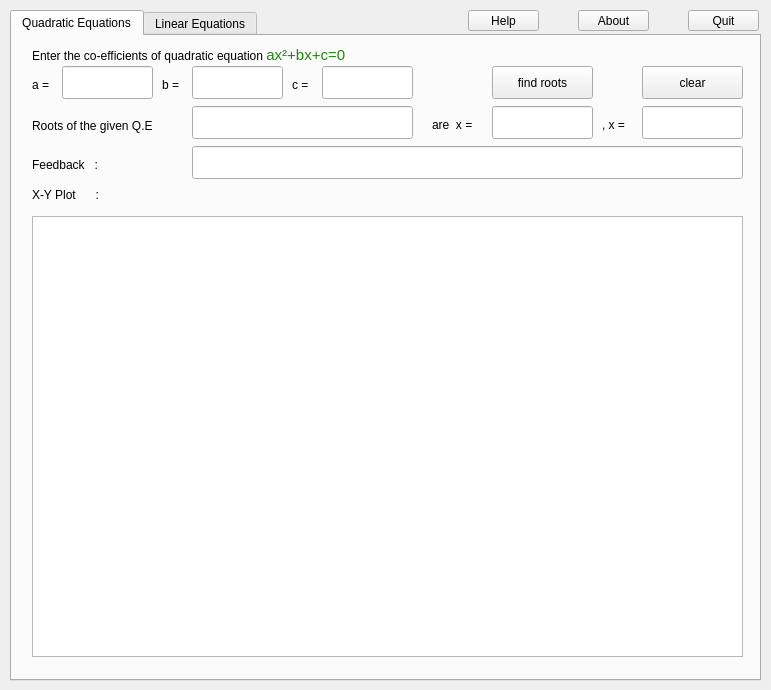
<?xml version="1.0" encoding="UTF-8"?>
<ui version="4.0">
 <class>MainWindow</class>
 <widget class="QMainWindow" name="MainWindow">
  <property name="geometry">
   <rect>
    <x>0</x>
    <y>0</y>
    <width>771</width>
    <height>690</height>
   </rect>
  </property>
  <property name="minimumSize">
   <size>
    <width>771</width>
    <height>690</height>
   </size>
  </property>
  <property name="maximumSize">
   <size>
    <width>771</width>
    <height>690</height>
   </size>
  </property>
  <property name="windowTitle">
   <string>calci</string>
  </property>
  <property name="windowIcon">
   <iconset>
    <normaloff>icon.png</normaloff>icon.png</iconset>
  </property>
  <property name="tabShape">
   <enum>QTabWidget::Rounded</enum>
  </property>
  <widget class="QWidget" name="centralWidget">
   <widget class="QTabWidget" name="tabWidget">
    <property name="geometry">
     <rect>
      <x>10</x>
      <y>10</y>
      <width>751</width>
      <height>671</height>
     </rect>
    </property>
    <property name="currentIndex">
     <number>0</number>
    </property>
    <widget class="QWidget" name="tab1">
     <attribute name="title">
      <string>Quadratic Equations</string>
     </attribute>
     <widget class="QLabel" name="label">
      <property name="geometry">
       <rect>
        <x>20</x>
        <y>10</y>
        <width>411</width>
        <height>17</height>
       </rect>
      </property>
      <property name="text">
       <string>&lt;html&gt;&lt;head/&gt;&lt;body&gt;&lt;p&gt;Enter the co-efficients of quadratic equation &lt;span style=&quot; font-size:11pt; color:#22840c;&quot;&gt;ax²+bx+c=0&lt;/span&gt;&lt;/p&gt;&lt;/body&gt;&lt;/html&gt;</string>
      </property>
     </widget>
     <widget class="QPushButton" name="btn_fr">
      <property name="geometry">
       <rect>
        <x>480</x>
        <y>30</y>
        <width>101</width>
        <height>33</height>
       </rect>
      </property>
      <property name="text">
       <string>find roots</string>
      </property>
     </widget>
     <widget class="QLabel" name="lb_fb">
      <property name="geometry">
       <rect>
        <x>20</x>
        <y>120</y>
        <width>161</width>
        <height>17</height>
       </rect>
      </property>
      <property name="text">
       <string>Feedback   :</string>
      </property>
     </widget>
     <widget class="QLabel" name="label_2">
      <property name="geometry">
       <rect>
        <x>20</x>
        <y>40</y>
        <width>31</width>
        <height>17</height>
       </rect>
      </property>
      <property name="text">
       <string>a =</string>
      </property>
     </widget>
     <widget class="QLineEdit" name="ln_a">
      <property name="geometry">
       <rect>
        <x>50</x>
        <y>30</y>
        <width>91</width>
        <height>33</height>
       </rect>
      </property>
      <property name="alignment">
       <set>Qt::AlignCenter</set>
      </property>
     </widget>
     <widget class="QLineEdit" name="ln_b">
      <property name="geometry">
       <rect>
        <x>180</x>
        <y>30</y>
        <width>91</width>
        <height>33</height>
       </rect>
      </property>
      <property name="alignment">
       <set>Qt::AlignCenter</set>
      </property>
     </widget>
     <widget class="QLineEdit" name="ln_c">
      <property name="geometry">
       <rect>
        <x>310</x>
        <y>30</y>
        <width>91</width>
        <height>33</height>
       </rect>
      </property>
      <property name="alignment">
       <set>Qt::AlignCenter</set>
      </property>
     </widget>
     <widget class="QLabel" name="lb_x2">
      <property name="geometry">
       <rect>
        <x>590</x>
        <y>80</y>
        <width>31</width>
        <height>17</height>
       </rect>
      </property>
      <property name="text">
       <string>, x =</string>
      </property>
     </widget>
     <widget class="QLabel" name="label_6">
      <property name="geometry">
       <rect>
        <x>280</x>
        <y>40</y>
        <width>31</width>
        <height>17</height>
       </rect>
      </property>
      <property name="text">
       <string>c =</string>
      </property>
     </widget>
     <widget class="QLabel" name="label_5">
      <property name="geometry">
       <rect>
        <x>150</x>
        <y>40</y>
        <width>31</width>
        <height>17</height>
       </rect>
      </property>
      <property name="text">
       <string>b =</string>
      </property>
     </widget>
     <widget class="QLineEdit" name="ln_info">
      <property name="geometry">
       <rect>
        <x>180</x>
        <y>110</y>
        <width>551</width>
        <height>33</height>
       </rect>
      </property>
      <property name="alignment">
       <set>Qt::AlignCenter</set>
      </property>
      <property name="readOnly">
       <bool>true</bool>
      </property>
     </widget>
     <widget class="QLineEdit" name="ln_qe">
      <property name="geometry">
       <rect>
        <x>180</x>
        <y>70</y>
        <width>221</width>
        <height>33</height>
       </rect>
      </property>
      <property name="alignment">
       <set>Qt::AlignCenter</set>
      </property>
      <property name="readOnly">
       <bool>true</bool>
      </property>
     </widget>
     <widget class="QLabel" name="lb">
      <property name="geometry">
       <rect>
        <x>20</x>
        <y>80</y>
        <width>161</width>
        <height>20</height>
       </rect>
      </property>
      <property name="text">
       <string>Roots of the given Q.E </string>
      </property>
     </widget>
     <widget class="QLabel" name="label_4">
      <property name="geometry">
       <rect>
        <x>20</x>
        <y>150</y>
        <width>81</width>
        <height>17</height>
       </rect>
      </property>
      <property name="text">
       <string>X-Y Plot      :</string>
      </property>
     </widget>
     <widget class="QLineEdit" name="ln_root1">
      <property name="geometry">
       <rect>
        <x>480</x>
        <y>70</y>
        <width>101</width>
        <height>33</height>
       </rect>
      </property>
      <property name="alignment">
       <set>Qt::AlignCenter</set>
      </property>
      <property name="readOnly">
       <bool>true</bool>
      </property>
     </widget>
     <widget class="QLabel" name="label_3">
      <property name="geometry">
       <rect>
        <x>420</x>
        <y>80</y>
        <width>61</width>
        <height>17</height>
       </rect>
      </property>
      <property name="text">
       <string>are  x =</string>
      </property>
     </widget>
     <widget class="QPushButton" name="btn_clr">
      <property name="geometry">
       <rect>
        <x>630</x>
        <y>30</y>
        <width>101</width>
        <height>33</height>
       </rect>
      </property>
      <property name="text">
       <string>clear</string>
      </property>
     </widget>
     <widget class="QLineEdit" name="ln_root2">
      <property name="geometry">
       <rect>
        <x>630</x>
        <y>70</y>
        <width>101</width>
        <height>33</height>
       </rect>
      </property>
      <property name="alignment">
       <set>Qt::AlignCenter</set>
      </property>
      <property name="readOnly">
       <bool>true</bool>
      </property>
     </widget>
     <widget class="GraphicsLayoutWidget" name="graphicsView">
      <property name="geometry">
       <rect>
        <x>20</x>
        <y>180</y>
        <width>711</width>
        <height>441</height>
       </rect>
      </property>
     </widget>
    </widget>
    <widget class="QWidget" name="tab2">
     <attribute name="title">
      <string>Linear Equations</string>
     </attribute>
     <widget class="QLabel" name="label_8">
      <property name="geometry">
       <rect>
        <x>20</x>
        <y>10</y>
        <width>491</width>
        <height>17</height>
       </rect>
      </property>
      <property name="text">
       <string>&lt;html&gt;&lt;head/&gt;&lt;body&gt;&lt;p&gt;Enter the co-efficients of linear equations  &lt;span style=&quot; font-size:11pt; color:#1a9511;&quot;&gt;a&lt;/span&gt;&lt;span style=&quot; font-size:11pt; color:#1a9511; vertical-align:sub;&quot;&gt;1&lt;/span&gt;&lt;span style=&quot; font-size:11pt; color:#1a9511;&quot;&gt;x+b&lt;/span&gt;&lt;span style=&quot; font-size:11pt; color:#1a9511; vertical-align:sub;&quot;&gt;1&lt;/span&gt;&lt;span style=&quot; font-size:11pt; color:#1a9511;&quot;&gt;y = c&lt;/span&gt;&lt;span style=&quot; font-size:11pt; color:#1a9511; vertical-align:sub;&quot;&gt;1&lt;/span&gt;  and  &lt;span style=&quot; font-size:11pt; color:#ee1166;&quot;&gt;a&lt;/span&gt;&lt;span style=&quot; font-size:11pt; color:#ee1166; vertical-align:sub;&quot;&gt;2&lt;/span&gt;&lt;span style=&quot; font-size:11pt; color:#ee1166;&quot;&gt;x+b&lt;/span&gt;&lt;span style=&quot; font-size:11pt; color:#ee1166; vertical-align:sub;&quot;&gt;2&lt;/span&gt;&lt;span style=&quot; font-size:11pt; color:#ee1166;&quot;&gt;y = c&lt;/span&gt;&lt;span style=&quot; font-size:11pt; color:#ee1166; vertical-align:sub;&quot;&gt;2&lt;/span&gt;&lt;/p&gt;&lt;/body&gt;&lt;/html&gt;</string>
      </property>
     </widget>
     <widget class="QLabel" name="label_9">
      <property name="geometry">
       <rect>
        <x>20</x>
        <y>50</y>
        <width>31</width>
        <height>17</height>
       </rect>
      </property>
      <property name="text">
       <string>a1 =</string>
      </property>
     </widget>
     <widget class="QLabel" name="label_10">
      <property name="geometry">
       <rect>
        <x>200</x>
        <y>50</y>
        <width>31</width>
        <height>17</height>
       </rect>
      </property>
      <property name="text">
       <string>b1 =</string>
      </property>
     </widget>
     <widget class="QLabel" name="label_11">
      <property name="geometry">
       <rect>
        <x>380</x>
        <y>50</y>
        <width>31</width>
        <height>17</height>
       </rect>
      </property>
      <property name="text">
       <string>c1 =</string>
      </property>
     </widget>
     <widget class="QLineEdit" name="ln_2v_a1">
      <property name="geometry">
       <rect>
        <x>60</x>
        <y>40</y>
        <width>91</width>
        <height>33</height>
       </rect>
      </property>
      <property name="text">
       <string/>
      </property>
      <property name="alignment">
       <set>Qt::AlignCenter</set>
      </property>
     </widget>
     <widget class="QLineEdit" name="ln_2v_b1">
      <property name="geometry">
       <rect>
        <x>240</x>
        <y>40</y>
        <width>91</width>
        <height>33</height>
       </rect>
      </property>
      <property name="alignment">
       <set>Qt::AlignCenter</set>
      </property>
     </widget>
     <widget class="QLineEdit" name="ln_2v_c1">
      <property name="geometry">
       <rect>
        <x>420</x>
        <y>40</y>
        <width>91</width>
        <height>33</height>
       </rect>
      </property>
      <property name="alignment">
       <set>Qt::AlignCenter</set>
      </property>
     </widget>
     <widget class="QLineEdit" name="ln_2v_a2">
      <property name="geometry">
       <rect>
        <x>60</x>
        <y>80</y>
        <width>91</width>
        <height>33</height>
       </rect>
      </property>
      <property name="alignment">
       <set>Qt::AlignCenter</set>
      </property>
     </widget>
     <widget class="QLineEdit" name="ln_2v_b2">
      <property name="geometry">
       <rect>
        <x>240</x>
        <y>80</y>
        <width>91</width>
        <height>33</height>
       </rect>
      </property>
      <property name="alignment">
       <set>Qt::AlignCenter</set>
      </property>
     </widget>
     <widget class="QLineEdit" name="ln_2v_c2">
      <property name="geometry">
       <rect>
        <x>420</x>
        <y>80</y>
        <width>91</width>
        <height>33</height>
       </rect>
      </property>
      <property name="alignment">
       <set>Qt::AlignCenter</set>
      </property>
     </widget>
     <widget class="QLabel" name="label_12">
      <property name="geometry">
       <rect>
        <x>20</x>
        <y>90</y>
        <width>31</width>
        <height>17</height>
       </rect>
      </property>
      <property name="text">
       <string>a2 =</string>
      </property>
     </widget>
     <widget class="QLabel" name="label_13">
      <property name="geometry">
       <rect>
        <x>200</x>
        <y>90</y>
        <width>31</width>
        <height>17</height>
       </rect>
      </property>
      <property name="text">
       <string>b2 =</string>
      </property>
     </widget>
     <widget class="QLabel" name="label_14">
      <property name="geometry">
       <rect>
        <x>380</x>
        <y>90</y>
        <width>31</width>
        <height>17</height>
       </rect>
      </property>
      <property name="text">
       <string>c2 =</string>
      </property>
     </widget>
     <widget class="QLabel" name="label_15">
      <property name="geometry">
       <rect>
        <x>20</x>
        <y>130</y>
        <width>161</width>
        <height>17</height>
       </rect>
      </property>
      <property name="text">
       <string>Solution of Given L.E's </string>
      </property>
     </widget>
     <widget class="QLineEdit" name="ln_2v_eq1">
      <property name="geometry">
       <rect>
        <x>190</x>
        <y>120</y>
        <width>141</width>
        <height>33</height>
       </rect>
      </property>
      <property name="alignment">
       <set>Qt::AlignCenter</set>
      </property>
      <property name="readOnly">
       <bool>true</bool>
      </property>
     </widget>
     <widget class="QLabel" name="label_16">
      <property name="geometry">
       <rect>
        <x>340</x>
        <y>130</y>
        <width>31</width>
        <height>17</height>
       </rect>
      </property>
      <property name="text">
       <string>and</string>
      </property>
     </widget>
     <widget class="QLineEdit" name="ln_2v_eq2">
      <property name="geometry">
       <rect>
        <x>370</x>
        <y>120</y>
        <width>141</width>
        <height>33</height>
       </rect>
      </property>
      <property name="alignment">
       <set>Qt::AlignCenter</set>
      </property>
      <property name="readOnly">
       <bool>true</bool>
      </property>
     </widget>
     <widget class="QLabel" name="label_17">
      <property name="geometry">
       <rect>
        <x>520</x>
        <y>130</y>
        <width>21</width>
        <height>17</height>
       </rect>
      </property>
      <property name="text">
       <string>=&gt;</string>
      </property>
     </widget>
     <widget class="QPushButton" name="btn_fs">
      <property name="geometry">
       <rect>
        <x>610</x>
        <y>40</y>
        <width>121</width>
        <height>33</height>
       </rect>
      </property>
      <property name="text">
       <string>Find Solution</string>
      </property>
     </widget>
     <widget class="QPushButton" name="btn_clr2">
      <property name="geometry">
       <rect>
        <x>610</x>
        <y>80</y>
        <width>121</width>
        <height>33</height>
       </rect>
      </property>
      <property name="text">
       <string>Clear</string>
      </property>
     </widget>
     <widget class="QLabel" name="label_18">
      <property name="geometry">
       <rect>
        <x>20</x>
        <y>170</y>
        <width>81</width>
        <height>17</height>
       </rect>
      </property>
      <property name="text">
       <string>Feedback :</string>
      </property>
     </widget>
     <widget class="QLineEdit" name="ln_info2">
      <property name="geometry">
       <rect>
        <x>110</x>
        <y>160</y>
        <width>621</width>
        <height>33</height>
       </rect>
      </property>
      <property name="alignment">
       <set>Qt::AlignCenter</set>
      </property>
      <property name="readOnly">
       <bool>true</bool>
      </property>
     </widget>
     <widget class="GraphicsLayoutWidget" name="graphicsView_2">
      <property name="geometry">
       <rect>
        <x>20</x>
        <y>210</y>
        <width>711</width>
        <height>411</height>
       </rect>
      </property>
     </widget>
     <widget class="QLineEdit" name="ln_sol">
      <property name="geometry">
       <rect>
        <x>550</x>
        <y>120</y>
        <width>181</width>
        <height>33</height>
       </rect>
      </property>
      <property name="alignment">
       <set>Qt::AlignCenter</set>
      </property>
      <property name="readOnly">
       <bool>true</bool>
      </property>
     </widget>
    </widget>
   </widget>
   <widget class="QPushButton" name="btn_help">
    <property name="geometry">
     <rect>
      <x>468</x>
      <y>10</y>
      <width>71</width>
      <height>21</height>
     </rect>
    </property>
    <property name="text">
     <string>Help</string>
    </property>
   </widget>
   <widget class="QPushButton" name="btn_quit">
    <property name="geometry">
     <rect>
      <x>688</x>
      <y>10</y>
      <width>71</width>
      <height>21</height>
     </rect>
    </property>
    <property name="text">
     <string>Quit</string>
    </property>
   </widget>
   <widget class="QPushButton" name="btn_about">
    <property name="geometry">
     <rect>
      <x>578</x>
      <y>10</y>
      <width>71</width>
      <height>21</height>
     </rect>
    </property>
    <property name="text">
     <string>About</string>
    </property>
   </widget>
  </widget>
 </widget>
 <customwidgets>
  <customwidget>
   <class>GraphicsLayoutWidget</class>
   <extends>QGraphicsView</extends>
   <header>pyqtgraph</header>
  </customwidget>
 </customwidgets>
 <resources/>
 <connections/>
</ui>
